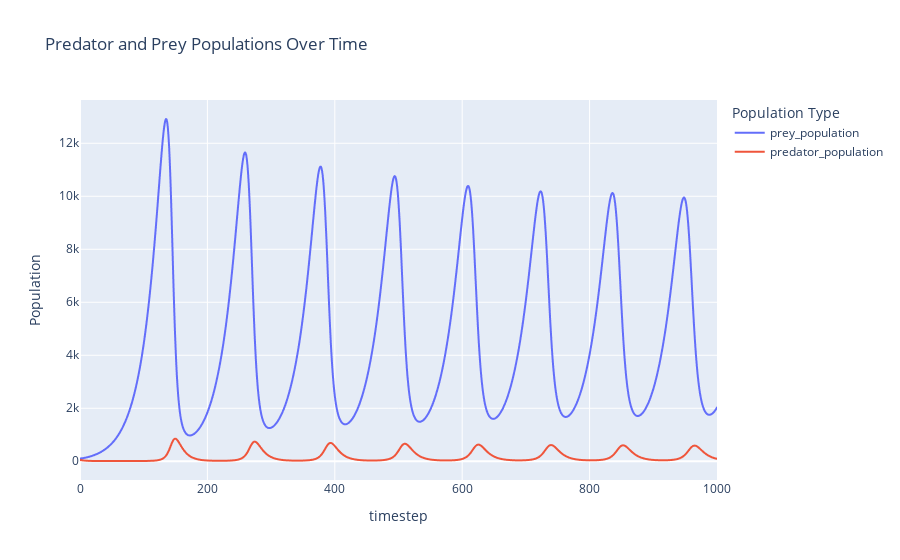

Notebook code for this chart:
### Code cell
cadcad_gpt('can you plot predator and prey populations?')

### Figure 1 — Plotly figure (JSON) as saved in the notebook; plotly's stock layout.template omitted (floating-point values rounded to 4 significant figures; data arrays with more than 128 entries replaced by an {"elided": "..."} marker saying what was removed)
{"data": [{"hovertemplate": "Population Type=prey_population<br>timestep=%{x}<br>Population=%{y}<extra></extra>", "legendgroup": "prey_population", "line": {"color": "#636efa", "dash": "solid"}, "mode": "lines", "name": "prey_population", "showlegend": true, "type": "scattergl", "x": {"elided": "1001 int values"}, "xaxis": "x", "y": {"elided": "1001 int values"}, "yaxis": "y"}, {"hovertemplate": "Population Type=predator_population<br>timestep=%{x}<br>Population=%{y}<extra></extra>", "legendgroup": "predator_population", "line": {"color": "#EF553B", "dash": "solid"}, "mode": "lines", "name": "predator_population", "showlegend": true, "type": "scattergl", "x": {"elided": "1001 int values"}, "xaxis": "x", "y": {"elided": "1001 int values"}, "yaxis": "y"}], "layout": {"legend": {"title": {"text": "Population Type"}, "tracegroupgap": 0}, "title": {"text": "Predator and Prey Populations Over Time"}, "xaxis": {"anchor": "y", "domain": [0, 1], "title": {"text": "timestep"}}, "yaxis": {"anchor": "x", "domain": [0, 1], "title": {"text": "Population"}}}}
